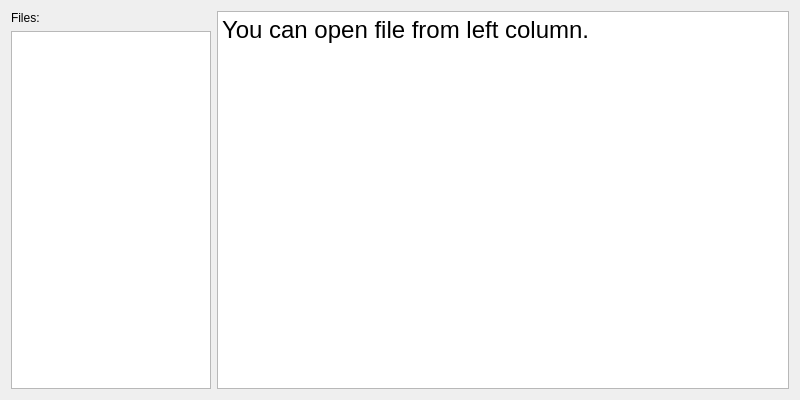
<?xml version="1.0" encoding="UTF-8"?>
<ui version="4.0">
 <class>HelpWidget</class>
 <widget class="QWidget" name="HelpWidget">
  <property name="windowModality">
   <enum>Qt::WindowModal</enum>
  </property>
  <property name="geometry">
   <rect>
    <x>0</x>
    <y>0</y>
    <width>800</width>
    <height>400</height>
   </rect>
  </property>
  <property name="sizePolicy">
   <sizepolicy hsizetype="Maximum" vsizetype="Maximum">
    <horstretch>0</horstretch>
    <verstretch>0</verstretch>
   </sizepolicy>
  </property>
  <property name="minimumSize">
   <size>
    <width>800</width>
    <height>400</height>
   </size>
  </property>
  <property name="windowTitle">
   <string>Form</string>
  </property>
  <property name="autoFillBackground">
   <bool>true</bool>
  </property>
  <layout class="QHBoxLayout" name="horizontalLayout" stretch="1,6">
   <item>
    <layout class="QVBoxLayout" name="verticalLayout_2">
     <item>
      <widget class="QLabel" name="label">
       <property name="text">
        <string>Files:</string>
       </property>
      </widget>
     </item>
     <item>
      <widget class="QListWidget" name="listWidget">
       <property name="minimumSize">
        <size>
         <width>200</width>
         <height>0</height>
        </size>
       </property>
       <property name="font">
        <font>
         <pointsize>18</pointsize>
        </font>
       </property>
       <property name="selectionRectVisible">
        <bool>true</bool>
       </property>
      </widget>
     </item>
    </layout>
   </item>
   <item>
    <layout class="QVBoxLayout" name="verticalLayout">
     <item>
      <widget class="QTextBrowser" name="textBrowser">
       <property name="html">
        <string>&lt;!DOCTYPE HTML PUBLIC &quot;-//W3C//DTD HTML 4.0//EN&quot; &quot;http://www.w3.org/TR/REC-html40/strict.dtd&quot;&gt;
&lt;html&gt;&lt;head&gt;&lt;meta name=&quot;qrichtext&quot; content=&quot;1&quot; /&gt;&lt;style type=&quot;text/css&quot;&gt;
p, li { white-space: pre-wrap; }
&lt;/style&gt;&lt;/head&gt;&lt;body style=&quot; font-family:'Sans Serif'; font-size:9pt; font-weight:400; font-style:normal;&quot;&gt;
&lt;p style=&quot; margin-top:0px; margin-bottom:0px; margin-left:0px; margin-right:0px; -qt-block-indent:0; text-indent:0px;&quot;&gt;&lt;span style=&quot; font-size:18pt;&quot;&gt;You can open file from left column.&lt;/span&gt;&lt;/p&gt;&lt;/body&gt;&lt;/html&gt;</string>
       </property>
      </widget>
     </item>
    </layout>
   </item>
  </layout>
 </widget>
 <resources/>
 <connections/>
</ui>
